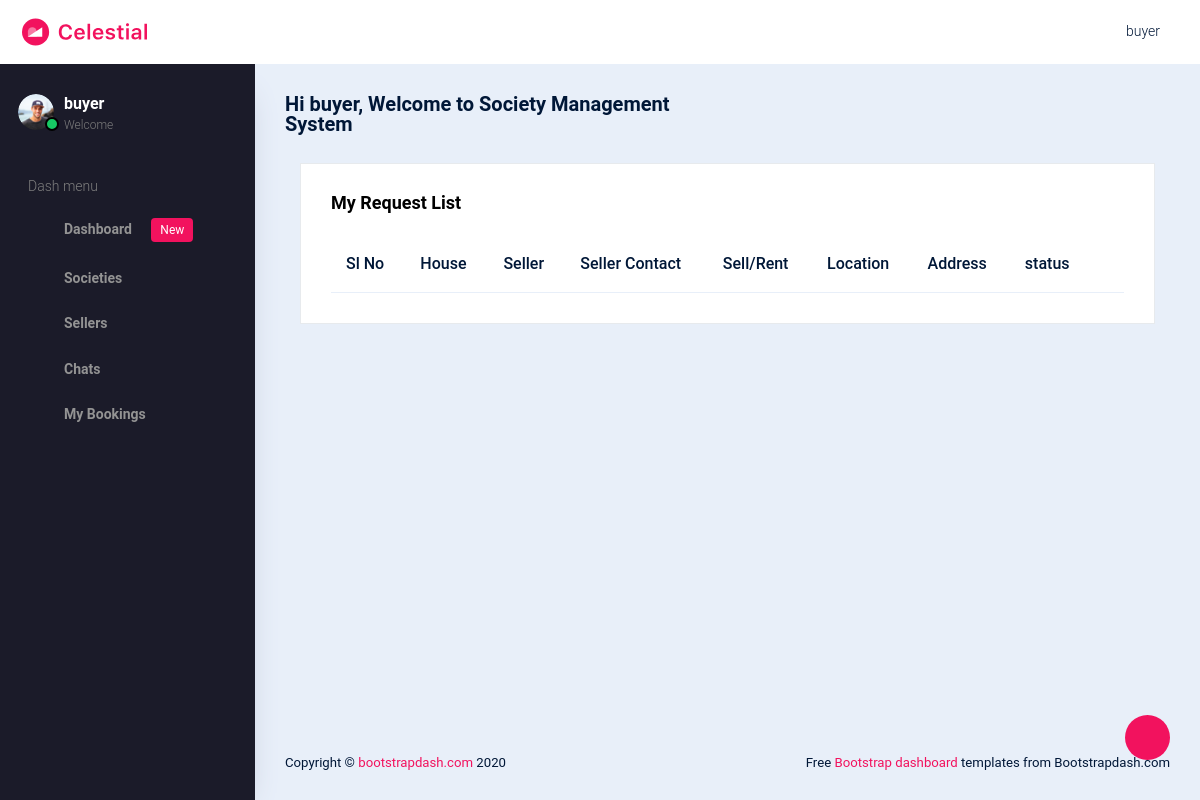
Page /view_booking_request_buyer (signed in) on the earlier database version.
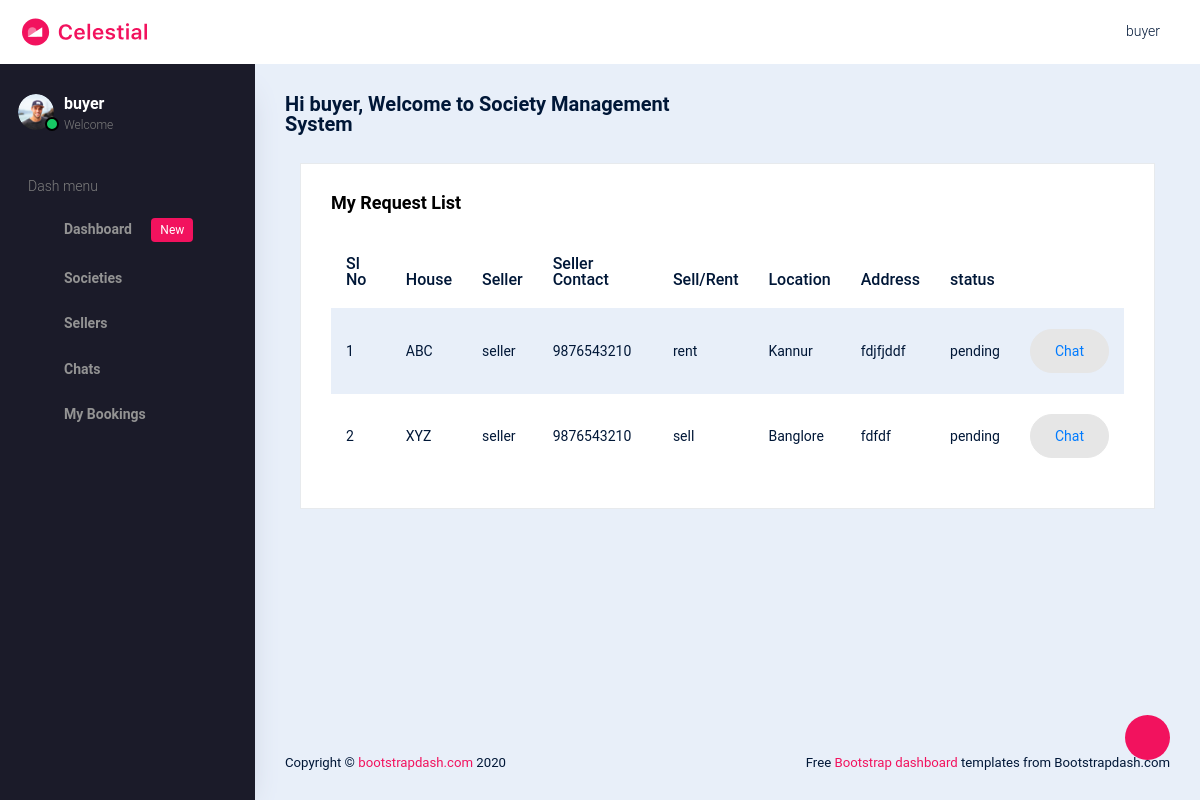
Same page on the later database version.
### smsystem_app/models.py (models this page shows)
class BookingRequest(models.Model):
    seller = models.ForeignKey(
        Seller, on_delete=models.CASCADE,
    )
    buyer = models.ForeignKey(
        Buyer, on_delete=models.CASCADE,
    )
    house = models.ForeignKey(
        HouseDetails, on_delete=models.CASCADE,
    )
    status = models.CharField(
        choices=STATUS,
        max_length=20,
        null=True, blank=True,
        default='pending'
    )

class HouseDetails(models.Model):
    house_name = models.CharField(max_length=100)
    house_number = models.CharField(max_length=20)
    society = models.ForeignKey(
        Society,
        related_name='house',
        on_delete=models.CASCADE,
        null=True, blank=True
    )
    selling_type = models.CharField(
        choices=SELLING_TYPE,
        max_length=20
    )
    house_type = models.CharField(
        choices=HOUSE_TYPE,
        max_length=20
    )
    location = models.CharField(max_length=100)
    address = models.TextField()
    seller = models.ForeignKey(
        Seller,
        related_name='house',
        on_delete=models.CASCADE,
        null=True, blank=True
    )
    def __str__(self) -> str:
        return self.house_name

class Seller(models.Model):
    user =  models.OneToOneField(CustomUser, on_delete=models.CASCADE, related_name='selleruser',null=True,blank=True)
    name = models.CharField(max_length=100)
    address = models.TextField()
    phone_number = models.CharField(max_length=20)
    email = models.EmailField(null=True, blank=True)
    location = models.CharField(max_length=100, null=True, blank=True)
    def __str__(self) -> str:
        return self.name

### smsystem_app/views.py (the view)
# urls.py: path('view_booking_request_buyer', views.view_booking_request_buyer, name='view_booking_request_buyer'),
def view_booking_request_buyer(request):
    requests = BookingRequest.objects.filter(
        buyer__user=request.user
    )
    return render(request, 'view_requests_buyer.html', {'booking': requests})

### templates/view_requests_buyer.html (shortened to what this page needs)
{% extends 'buyer_home.html' %}
{% load crispy_forms_tags %}
{% block content %}
<div class="col-lg-12 grid-margin stretch-card">
  <div class="card">
    <div class="card-body">
      <h4 class="card-title">My Request List</h4>
      <div class="table-responsive">
        <table class="table table-striped">
          <thead>
            <tr>
              <th>
                Sl No
              </th>
              <th>
                House
              </th>
              <th>
                Seller
              </th>
              <th>
                Seller Contact
              </th>
              <th>
                Sell/Rent
              </th>
              <th>
                Location
              </th>
              <th>
                Address
              </th>
              <th>
                status
              </th>
              <th>
              </th>
            </tr>
          </thead>
          <tbody>
            {% for i in booking %}
            <tr>
              <td>
                {{ forloop.counter }}
              </td>
              <td>
                {{ i.house }}
              </td>
              <td>
                {{ i.seller }}
              </td>
              <td>
                {{ i.seller.phone_number }}
              </td>
              <td>
                {{ i.house.selling_type }}
              </td>
              <td>
                {{ i.house.location }}
              </td>
              <td>
                {{ i.house.address }}
              </td>
              <td>
                {{ i.status }}
              </td>
              <td>
                <button type="button" class="btn btn-light btn-rounded btn-fw"><a href="{% url 'view_messages_for_buyer' i.seller.user.id %}" >Chat</a></button>
              </td>
              {% endfor %}
            </tr>
          </tbody>
        </table>
      </div>
    </div>
  </div>
</div>
  {% endblock %}

Differences in the rows shown:
added BookingRequest: house "ABC", seller "seller", seller.phone_number "9876543210", house.selling_type "rent", house.location "Kannur", house.address "fdjfjddf", status "pending"
added BookingRequest: house "XYZ", seller "seller", seller.phone_number "9876543210", house.selling_type "sell", house.location "Banglore", house.address "fdfdf", status "pending"
